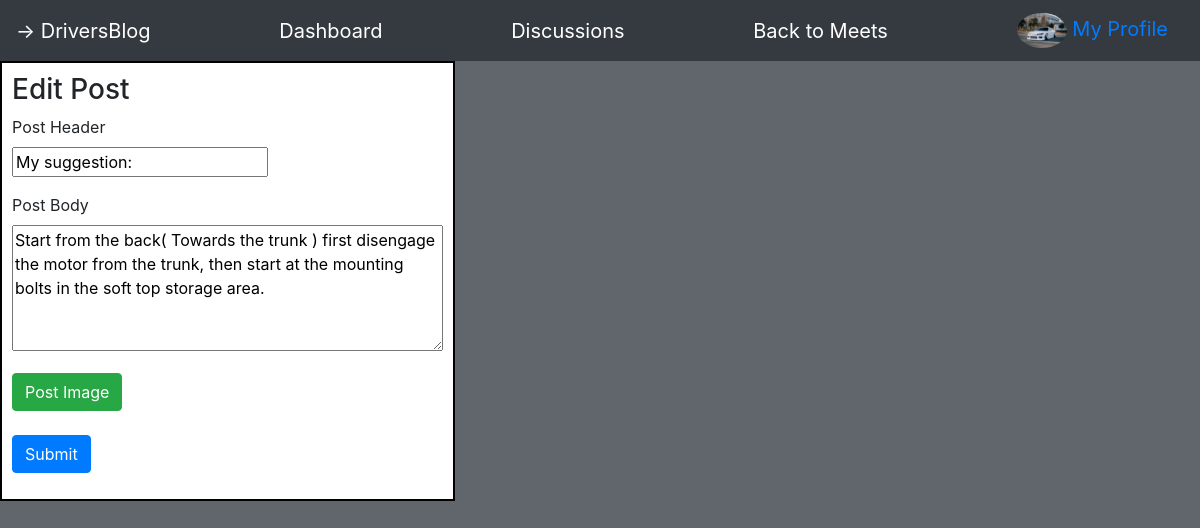
The app's page /post/19/edit (signed in) with its own data.
### users_app/models.py (models this page shows)
class User(models.Model):
    id = models.AutoField(primary_key=True)
    user_name = models.CharField(max_length=50)
    email = models.CharField(max_length=200)
    password = models.CharField(max_length=200)
    pfp = models.ImageField(upload_to='img/', default='/img/pfp.png')
    created_at = models.DateTimeField(auto_now_add=True)
    updated_at = models.DateTimeField(auto_now=True)
    objects = UserManager()

class Post(models.Model):
    id = models.AutoField(primary_key=True)
    header = models.CharField(max_length=40)
    img = models.ImageField(blank=True, upload_to="img/posts/")
    content = models.CharField(max_length=260)
    creator = models.ForeignKey(User, related_name="posts", on_delete=models.CASCADE)
    likes = models.ManyToManyField(User, related_name="users_liked")
    thread = models.ForeignKey(Thread, related_name="responses", on_delete=models.CASCADE, null=True)
    created_at = models.DateTimeField(auto_now_add=True)
    updated_at = models.DateTimeField(auto_now=True)
    objects = PostManager()

### users_app/views.py (the view)
# urls.py: path("post/<int:id>/edit", views.displayEditPostForm),
def displayEditPostForm(request, id):
    post = Post.objects.get(id=id)
    context = {
        "post": post,
        "logged_user": User.objects.get(id=request.session["user_id"])
    }
    return render(request, "edit_post_form.html", context)

### users_app/templates/edit_post_form.html (shortened to what this page needs)
<!DOCTYPE html>
<html lang="en">
<head>
    {% load static %}
    <link rel="stylesheet" href="{% static 'css/style.css' %}">
    <link rel="stylesheet" href="https://stackpath.bootstrapcdn.com/bootstrap/4.3.1/css/bootstrap.min.css">
</head>
<body id="pageBody">
    <nav class="navbar navbar-dark bg-dark">
        <span class="navbar-brand">	&#8594; DriversBlog</span>
        <a href="/dashboard" class="navbar-brand">Dashboard</a>
        <a href="/discussions" class="navbar-brand">Discussions</a>
        <a href="/meets" class="navbar-brand">Back to Meets</a>
        <span class="navbar-brand"><a href="/profile" id="profileLink"><img class="rounded-circle" src="{{ logged_user.pfp.url }}" height="35px" width="50px" alt=""> My Profile</span></a>
    </nav>
    <div id="formBorder">
        <h3>Edit Post</h3>
        <form action="/post/edit" method="POST" enctype="multipart/form-data" >
            <p>
                <label for="header">Post Header</label><br />
                <input type="text" value="{{ post.header }}" name="header" />
            </p>
            <p>
                <label for="content">Post Body</label><br />
                <textarea name="content" maxlength="260" rows="5" cols="40">{{ post.content }}</textarea>
            </p>
            <p>
                <label for="postImg" class="btn btn-success">Post Image</label>
            </p>
            <p>
                <input type="submit" class="btn btn-primary"/>
            </p>
        </form>
    </div>
</body>
</html>

### users_app/static/css/style.css (style rules this page uses)
#pageBody { background-color:#61666d; }
nav { position: fixed; }
#profileLink { text-decoration: none; }
#formBorder { border: 2px solid black; padding: 10px; background-color: white; max-width: fit-content; }

### records on screen
User: pfp (picture)
Post: header "My suggestion:", content "Start from the back( Towards the trunk ) first disengage the motor from the trunk, then start at the mounting bolts in the soft top storage area."
